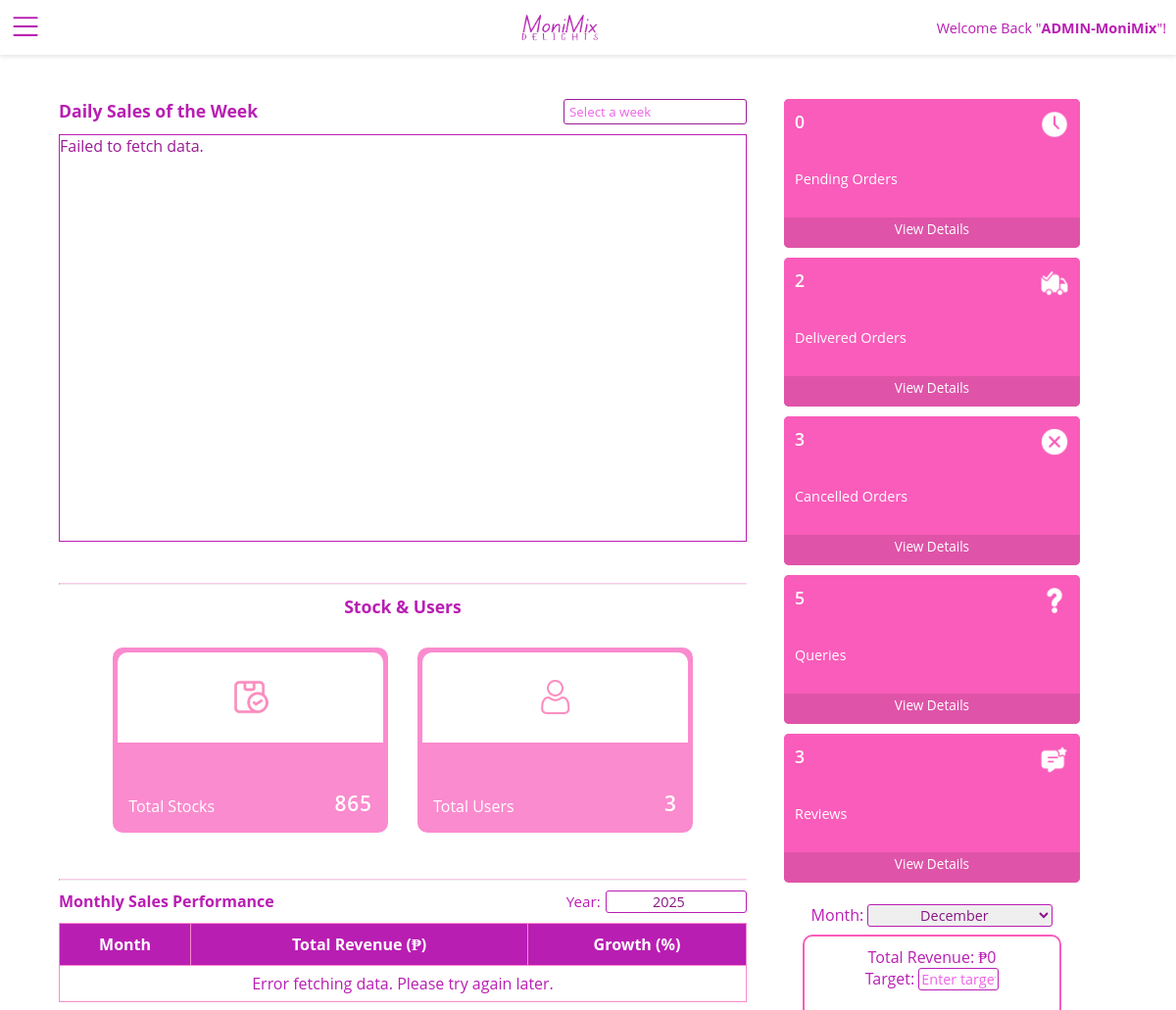
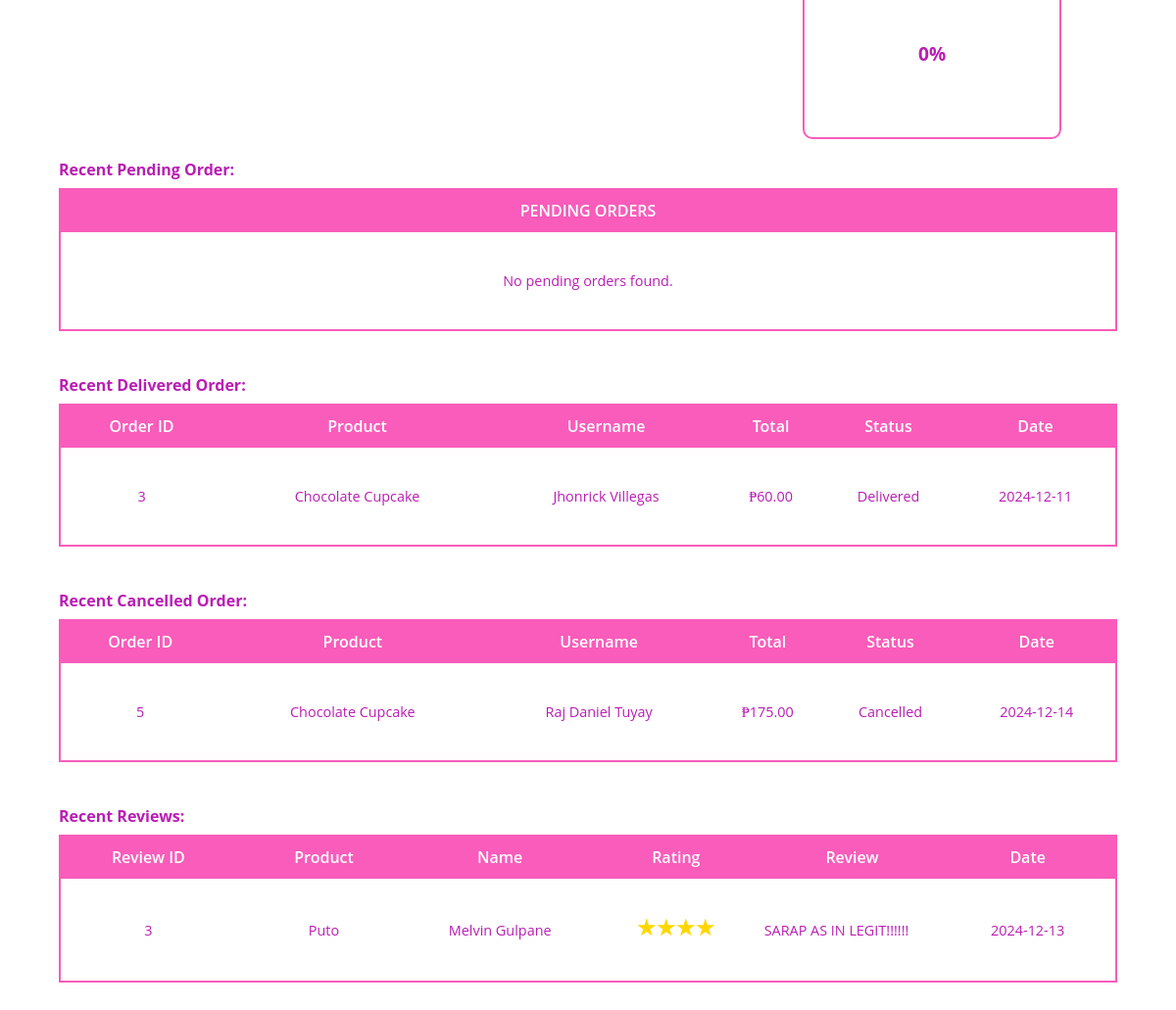
/PHP/admin-index.php (signed in), run on the app's committed database (2 pictures, top to bottom).
### tables this page shows
CREATE TABLE `tbl_products` (
  `prod_id` int(11) NOT NULL,
  `prod_name` varchar(50) NOT NULL,
  `prod_price` float NOT NULL,
  `product_description` text NOT NULL,
  `stock_quantity` int(11) NOT NULL,
  `status` enum('Available','Unavailable') NOT NULL DEFAULT 'Available',
  `category_id` int(11) NOT NULL,
  `prod_image` varchar(255) NOT NULL,
  `created_at` timestamp NOT NULL DEFAULT current_timestamp()
);

CREATE TABLE `tbl_orders` (
  `order_id` int(11) NOT NULL,
  `user_id` int(11) NOT NULL,
  `order_date` timestamp NOT NULL DEFAULT current_timestamp(),
  `total_amount` decimal(10,2) NOT NULL,
  `status` enum('Pending','Delivered','Cancelled') NOT NULL DEFAULT 'Pending'
);

CREATE TABLE `tbl_user` (
  `user_id` int(11) NOT NULL,
  `email` varchar(30) NOT NULL,
  `password` varchar(255) NOT NULL,
  `created_at` timestamp NOT NULL DEFAULT current_timestamp(),
  `firstname` varchar(30) NOT NULL,
  `middlename` varchar(30) NOT NULL,
  `lastname` varchar(30) NOT NULL,
  `age` int(3) NOT NULL,
  `username` varchar(30) NOT NULL,
  `contact_no` varchar(15) NOT NULL,
  `gender` enum('Male','Female','','') NOT NULL,
  `birthday` date NOT NULL,
  `display_photo` varchar(255) NOT NULL DEFAULT 'sample-profile.png'
);

CREATE TABLE `tbl_reviews` (
  `review_id` int(11) NOT NULL,
  `prod_id` int(11) NOT NULL,
  `user_id` int(11) NOT NULL,
  `rating` int(11) NOT NULL,
  `review_text` text NOT NULL,
  `reply_text` text NOT NULL,
  `created_at` timestamp NOT NULL DEFAULT current_timestamp()
);

### PHP/admin-index.php (the view, shortened to what the rows shown need)
<?php session_start();
if (!isset($_SESSION['user'])) {
    header('location:login.php');
} else {
    include "../Database/db.php";
    $admin_id = $_SESSION['user'];
    $query = "SELECT username, display_photo FROM tbl_admin
                  WHERE admin_id = '$admin_id'";
    $result = mysqli_query($connection, $query);
    $row = mysqli_fetch_assoc($result);
    $username = ucwords($row['username']);
}
?>
<!DOCTYPE html>
<html lang="en">
<head>
    <link rel="stylesheet" href="../CSS/admin-index.css">
    <link rel="stylesheet" href="../CSS/font.css">
    <link href="../Libraries/flatpickr.css" rel="stylesheet">
</head>
<body>
    <div id="container">
        <?php include "admin-header.php" ?>
        <?php
        $allowed_pages = ['admin-dashboard', 'admin-products', 'admin-order', 'admin-pending', 'admin-delivered', 'admin-cancelled', 'admin-reviews', 'admin-queries', 'admin-profile'];
        $page = isset($_GET['page']) ? $_GET['page'] : 'admin-dashboard';
        if (in_array($page, $allowed_pages)) {
            include $page . ".php";
        } else {
            echo "<h2>Page not found!</h2>";
        }
        ?>
    </div>
</body>
</html>

### PHP/admin-header.php (shortened to what the rows shown need)
<div id="search">
    <h4>Welcome Back "<?php echo "<b>" . $username . "</b>" ?>"!</h4>
</div>

### PHP/admin-dashboard.php (shortened to what the rows shown need)
<div id="dashboard">
    <div id="left-db">
        <br>
        <br>
        <table id="revenueTable" border="1">
            <thead>
                <tr>
                    <th>Month</th>
                    <th>Total Revenue (₱)</th>
                    <th>Growth (%)</th>
                </tr>
            </thead>
        </table>
    </div>
    <div id="recentActivities">
        <table id="order-list">
            <?php
            $query = "SELECT
            DATE(tbl_orders.order_date) AS order_date,
            tbl_products.prod_name,
            tbl_user.firstname,
            tbl_user.lastname,
            tbl_order_items.quantity,
            tbl_orders.total_amount,
            tbl_orders.status,
            tbl_orders.order_id
          FROM tbl_products
          JOIN tbl_order_items ON tbl_products.prod_id = tbl_order_items.prod_id
          JOIN tbl_orders ON tbl_order_items.order_id = tbl_orders.order_id
          JOIN tbl_user ON tbl_orders.user_id = tbl_user.user_id WHERE tbl_orders.status = 'Pending'
          ORDER BY tbl_orders.order_date DESC LIMIT 1";
            $result = mysqli_query($connection, $query);
            if (mysqli_num_rows($result) > 0) {
            ?>
                <tr id="row-heads">
                    <th>Order ID</th>
                    <th>Product</th>
                    <th>Username</th>
                    <th>Total</th>
                    <th>Status</th>
                    <th>Date</th>
                </tr>
                <?php
                while ($row = mysqli_fetch_assoc($result)) {
                ?>
                    <tr class="row-orders" data-status="<?php echo $row['status'] ?>">
                        <td><?php echo $row['order_id'] ?></td>
                        <td><?php echo $row['prod_name'] ?></td>
                        <td><?php echo $row['firstname'] . " " . $row['lastname'] ?></td>
                        <td>₱<?php echo $row['total_amount'] ?></td>
                        <td><?php echo $row['status'] ?></td>
                        <td><?php echo $row['order_date'] ?></td>
                    </tr><?php
                        }
                    } else {
                        echo '<tr id="row-heads"><th>PENDING ORDERS</th></tr>
                              <tr class="row-orders"><td style="display:block; text-align: center;">No pending orders found.</td></tr>';
                    }
                            ?>
        </table>
        <br><br>
        <table id="order-list">
            <?php
            $query = "SELECT
            DATE(tbl_orders.order_date) AS order_date,
            tbl_products.prod_name,
            tbl_user.firstname,
            tbl_user.lastname,
            tbl_order_items.quantity,
            tbl_orders.total_amount,
            tbl_orders.status,
            tbl_orders.order_id
          FROM tbl_products
          JOIN tbl_order_items ON tbl_products.prod_id = tbl_order_items.prod_id
          JOIN tbl_orders ON tbl_order_items.order_id = tbl_orders.order_id
          JOIN tbl_user ON tbl_orders.user_id = tbl_user.user_id WHERE tbl_orders.status = 'Delivered'
          ORDER BY tbl_orders.order_date DESC LIMIT 1";
            $result = mysqli_query($connection, $query);
            if (mysqli_num_rows($result) > 0) {
            ?>
                <tr id="row-heads">
                    <th>Order ID</th>
                    <th>Product</th>
                    <th>Username</th>
                    <th>Total</th>
                    <th>Status</th>
                    <th>Date</th>
                </tr>
                <?php
                while ($row = mysqli_fetch_assoc($result)) {
                ?>
                    <tr class="row-orders" data-status="<?php echo $row['status'] ?>">
                        <td><?php echo $row['order_id'] ?></td>
                        <td><?php echo $row['prod_name'] ?></td>
                        <td><?php echo $row['firstname'] . " " . $row['lastname'] ?></td>
                        <td>₱<?php echo $row['total_amount'] ?></td>
                        <td><?php echo $row['status'] ?></td>
                        <td><?php echo $row['order_date'] ?></td>
                    </tr><?php
                        }
                    } else {
                        echo '<tr id="row-heads"><th>DELIVERED ORDERS</th></tr>
                              <tr class="row-orders"><td style="display:block; text-align: center;">No delivered orders found.</td></tr>';
                    }
                            ?>
        </table>
        <br><br>
        <table id="order-list">
            <?php
            $query = "SELECT
            DATE(tbl_orders.order_date) AS order_date,
            tbl_products.prod_name,
            tbl_user.firstname,
            tbl_user.lastname,
            tbl_order_items.quantity,
            tbl_orders.total_amount,
            tbl_orders.status,
            tbl_orders.order_id
          FROM tbl_products
          JOIN tbl_order_items ON tbl_products.prod_id = tbl_order_items.prod_id
          JOIN tbl_orders ON tbl_order_items.order_id = tbl_orders.order_id
          JOIN tbl_user ON tbl_orders.user_id = tbl_user.user_id WHERE tbl_orders.status = 'Cancelled'
          ORDER BY tbl_orders.order_date DESC LIMIT 1";
            $result = mysqli_query($connection, $query);
            if (mysqli_num_rows($result) > 0) {
            ?>
                <tr id="row-heads">
                    <th>Order ID</th>
                    <th>Product</th>
                    <th>Username</th>
                    <th>Total</th>
                    <th>Status</th>
                    <th>Date</th>
                </tr>
                <?php
                while ($row = mysqli_fetch_assoc($result)) {
                ?>
                    <tr class="row-orders" data-status="<?php echo $row['status'] ?>">
                        <td><?php echo $row['order_id'] ?></td>
                        <td><?php echo $row['prod_name'] ?></td>
                        <td><?php echo $row['firstname'] . " " . $row['lastname'] ?></td>
                        <td>₱<?php echo $row['total_amount'] ?></td>
                        <td><?php echo $row['status'] ?></td>
                        <td><?php echo $row['order_date'] ?></td>
                    </tr><?php
                        }
                    } else {
                        echo '<tr id="row-heads"><th>CANCELLED ORDERS</th></tr>
                              <tr class="row-orders"><td style="display:block; text-align: center;">No cancelled orders found.</td></tr>';
                    }
                            ?>
        </table>
        <br><br>
        <table id="order-list" style="table-layout: fixed;">
            <?php
            $query = "SELECT
        DATE(tbl_reviews.created_at) AS created_at,
        tbl_products.prod_name,
        tbl_user.firstname,
        tbl_user.lastname,
        tbl_reviews.rating,
        tbl_reviews.review_id,
        tbl_reviews.review_text
        FROM tbl_products
        JOIN tbl_reviews ON tbl_products.prod_id = tbl_reviews.prod_id
        JOIN tbl_user ON tbl_reviews.user_id = tbl_user.user_id ORDER BY tbl_reviews.created_at DESC LIMIT 1";
            $result = mysqli_query($connection, $query);
            if (mysqli_num_rows($result) > 0) {
            ?><tr id="row-heads">
                    <th>Review ID</th>
                    <th>Product</th>
                    <th>Name</th>
                    <th>Rating</th>
                    <th>Review</th>
                    <th>Date</th>
                </tr><?php
                        while ($row = mysqli_fetch_assoc($result)) {
                        ?>
                    <tr class="row-orders">
                        <td><?php echo $row['review_id'] ?></td>
                        <td><?php echo $row['prod_name'] ?></td>
                        <td><?php echo $row['firstname'] . " " . $row['lastname'] ?></td>
                        <td>
                            <?php
                            $rate = $row['rating'];
                            for ($i = 0; $i < $rate; $i++) {
                            ?><span class="star"></span><?php
                                                    }
                                                        ?>
                        </td>
                        <td style="text-align: justify;"><?php echo $row['review_text'] ?></td>
                        <td><?php echo $row['created_at'] ?></td>
                    </tr><?php
                        }
                    } else {
                        echo '<tr id="row-heads"><th>REVIEWS</th></tr>
                              <tr class="row-orders"><td style="display:block; text-align: center;">No reviews found.</td></tr>';
                    }
                            ?>
        </table>
    </div>
</div>

### data on the page
tbl_products: tbl_orders.order_id "3", prod_name "Chocolate Cupcake", tbl_user.firstname "Jhonrick", tbl_user.lastname "Villegas", tbl_orders.total_amount "60.00", tbl_orders.status "Delivered", order_date "2024-12-11", tbl_orders.order_id "5", tbl_user.firstname "Raj Daniel", tbl_user.lastname "Tuyay", tbl_orders.total_amount "175.00", tbl_orders.status "Cancelled", order_date "2024-12-14"
tbl_reviews: review_id "3", prod.prod_name "Puto", user.firstname "Melvin", user.lastname "Gulpane", rating 4 (drawn), review_text "SARAP AS IN LEGIT!!!!!!", created_at "2024-12-13"

### other printed values
$username "ADMIN-MoniMix"
$totalStock "865"
$totalUsers "3"
$userCount "0"
$userCount "2"
$userCount "3"
$userCount "5"
